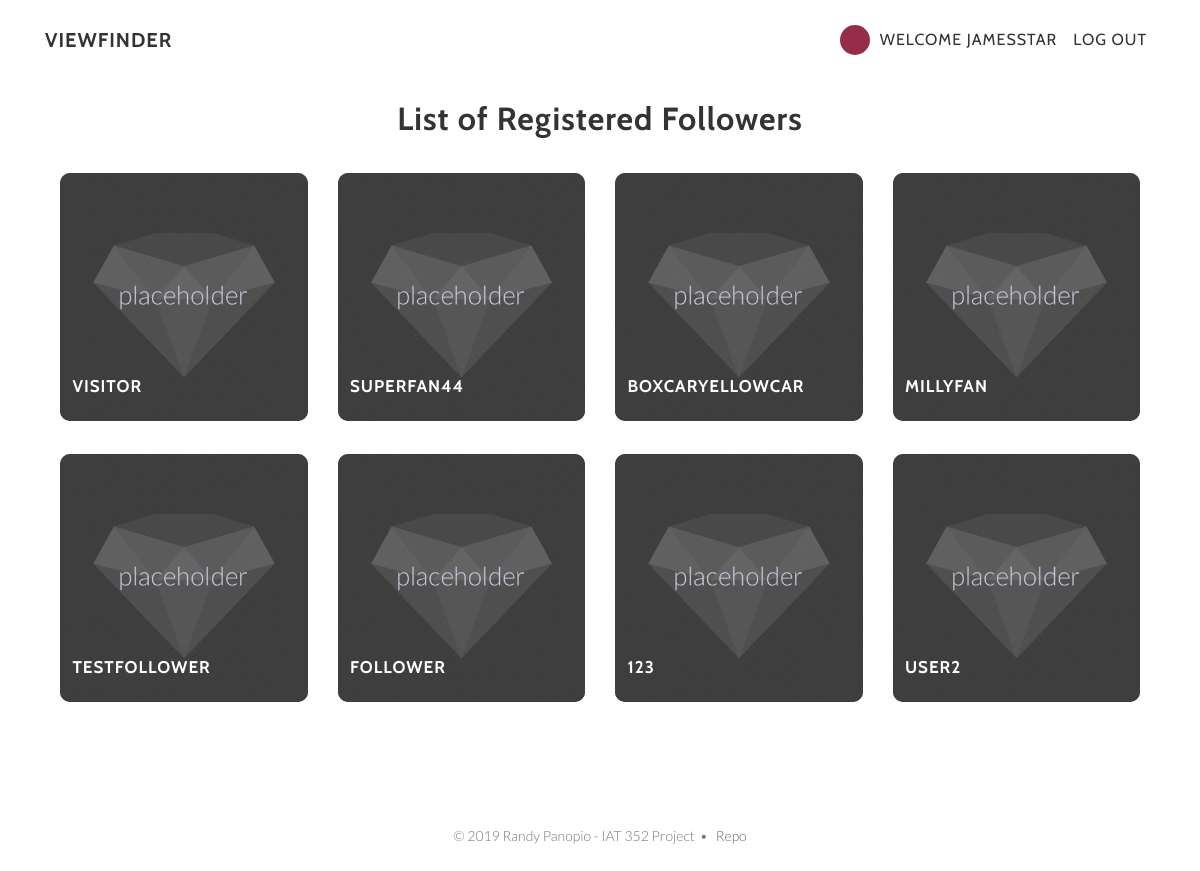
Screenshot of /follower_members.php (signed in) with the database file from the repository.
### tables this page shows
CREATE TABLE IF NOT EXISTS `photographers` (
  `id` int(6) UNSIGNED NOT NULL AUTO_INCREMENT,
  `username` varchar(30) NOT NULL,
  `email` varchar(30) NOT NULL,
  `password` varchar(255) DEFAULT NULL,
  `name` varchar(50) DEFAULT NULL,
  `genre` varchar(50) DEFAULT NULL,
  `bio` varchar(255) DEFAULT NULL,
  PRIMARY KEY (`id`)
);

CREATE TABLE IF NOT EXISTS `followers` (
  `id` int(6) UNSIGNED NOT NULL AUTO_INCREMENT,
  `username` varchar(30) NOT NULL,
  `email` varchar(30) NOT NULL,
  `password` varchar(255) DEFAULT NULL,
  PRIMARY KEY (`id`)
);

### follower_members.php (the view, shortened to what this page needs)
<?php require("directives/header.php");
require("directives/nav_bar.php");
require("directives/database_info.php");?>
<div id="content-container">
<section id="contact" class="contact-section content-section text-center">
  <div class="container">
    <div class="col-lg-12 mx-auto">
      <h2>List of Registered Followers</h2>
      <div class="row">
        <?php
        $query = "SELECT * FROM `followers` ORDER BY `followers`.`id` ASC";
          if ($result = $db->query($query)) {
              while ($user = $result->fetch_assoc()) {
                  echo "<div class=\"col-md-3 content-row\">
                    <div class=\"hovereffect\">
                      <a href=\"follower_userinfo.php?id=".$user['id']."\">
                            <img class=\"img-responsive\" src=\"img/placeholder.png\" alt=\"img\">
                          </a>
                      <a href=\"follower_userinfo.php?id=".$user['id']."\">
                        <div class=\"overlay\">
                          <h2>".$user['username']."</h2>
                        </div>
                      </a>
                    </div>
                  </div>";
              }
          } else {
            echo "<div class=\"col-md-3 content-row\">
              <h3>no users exist</h3>
            </div>";
          }
        ?>
      </div>
    </div>
  </div>
</section>
</div>
<?php require("directives/footer.php"); ?>

### directives/nav_bar.php (shortened to what this page needs)
<div id="main-menu-bar-container">
    <div id="main-menu-bar">
  <nav class="navbar navbar-expand-lg navbar-light fixed-top" id="mainNav">
    <div class="container">
      <a class="navbar-brand js-scroll-trigger" href="index.php">Viewfinder</a>
      <div class="collapse navbar-collapse" id="navbarResponsive">
        <ul class="navbar-nav ml-auto">
          <?php
          require_once("database_info.php");
          if(isset($_SESSION['valid_creator']) || isset($_SESSION['valid_follower'])) {
            echo "
            <li class=\"nav-item profile-image-cont\">
              <div class=\"profile-image\" ></div>
            </li>
            ";
          }
          if (isset($_SESSION['valid_creator'])) {
            $query = "SELECT `id`, `username` FROM `photographers` WHERE username=\"".($_SESSION['valid_creator'])."\";";
            $result = $db->query($query);
            if ($result) {
                if ($result->num_rows == 1) {
                    $user = $result->fetch_array(MYSQLI_ASSOC);
                    echo "<li class=\"nav-item\">
                      <a class=\"nav-link js-scroll-trigger\">Welcome ".$user['username']."</a>
                    </li>";
                    echo "
                    <li class=\"nav-item\">
                      <a class=\"nav-link js-scroll-trigger\" href=\"logout.php\">Log Out</a>
                    </li>
                    ";
                }
            }
          } else if (isset($_SESSION['valid_follower'])){
            $query = "SELECT `id`, `username` FROM `followers` WHERE username=\"".($_SESSION['valid_follower'])."\";";
            $result = $db->query($query);
            if ($result) {
                if ($result->num_rows == 1) {
                    $user = $result->fetch_array(MYSQLI_ASSOC);
                    echo "<li class=\"nav-item\">
                      <a class=\"nav-link js-scroll-trigger\">Welcome ".$user['username']."</a>
                    </li>";
                    echo "
                    <li class=\"nav-item\">
                      <a class=\"nav-link js-scroll-trigger\" href=\"logout.php\">Log Out</a>
                    </li>
                    ";
                } else {
                  echo "<li class=\"nav-item\">
                    <a class=\"nav-link js-scroll-trigger\">Welcome User</a>
                  </li>";
                  echo "
                  <li class=\"nav-item\">
                    <a class=\"nav-link js-scroll-trigger\" href=\"logout.php\">Log Out</a>
                  </li>
                  ";
                }
            }
            if ($db->connect_error)  {
                die('Connect Error: ' . $db->connect_error);
            }
            $db->close();
        } ?>
        </ul>
      </div>
    </div>
  </nav>
</div>

### styles/css/main.css (style rules this page uses)
.profile-image { position:relative;top:50%;transform:translateY(-50%);width:30px;height:30px;margin-right:2px;border-radius:50%;vertical-align:middle;background-color:#952d49 }
.navbar { background-color:white !important }
body { font-family:'Lato';font-weight:300;width:100%;height:100%;color:#333333;background-color:white }
li { list-style:none }
img { max-width:100%;width:100%;border-radius:10px }
h1,h2,h3,h4,h5,h6 { font-family:'Cabin', sans-serif;font-weight:700;margin:0 0 35px;letter-spacing:1px }
.hovereffect { width:100%;height:100%;float:left;overflow:hidden;position:relative;text-align:center;cursor:default;background-color:#333333;border-radius:10px }
.hovereffect .overlay { position:absolute;overflow:hidden;width:90%;height:100%;left:5%;top:5% }
.overlay h2 { margin-bottom:15px !important }
.hovereffect img { display:block;position:relative;-webkit-transition:all 0.35s;transition:all 0.35s }
.hovereffect h2 { position:absolute;bottom:0;left:0;text-transform:uppercase;color:#fff;font-size:17px;overflow:hidden;padding:0.5em 0;background-color:transparent;filter:alpha(opacity=0);-webkit-transition:opacity 0.35s, -webkit-transform 0.35s;transition:opacity 0.35s, transform 0.35s;-webkit-transform:translate3d(0, -35%, 0);transform:translate3d(0, -35%, 0) }
.content-row { margin-bottom:3% }
a { -webkit-transition:all 0.2s ease-in-out;-moz-transition:all 0.2s ease-in-out;transition:all 0.2s ease-in-out;color:#952d49 }
#mainNav { font-family:'Cabin', sans-serif;margin-bottom:0;text-transform:uppercase;border-bottom:1px solid rgba(255,255,255,0.3);background-color:white }
#mainNav .navbar-brand { font-weight:700 }
#mainNav a { color:#333333 }
#mainNav .navbar-nav .nav-item { -webkit-transition:background 0.3s ease-in-out;-moz-transition:background 0.3s ease-in-out;transition:background 0.3s ease-in-out }
#mainNav .navbar-nav { outline:none;background-color:transparent }
@media (min-width: 992px) { #mainNav { padding-top:20px;padding-bottom:20px;-webkit-transition:background 0.3s ease-in-out, padding-top 0.3s ease-in-out, padding-bottom 0.3s;-moz-transition:background 0.3s ease-in-out, padding-top 0.3s ease-in-out, padding-bottom 0.3s;transition:background 0.3s ease-in-out, padding-top 0.3s ease-in-out, padding-bottom 0.3s;letter-spacing:1px;border-bottom:none;background:transparent } }
.content-section { padding-top:20px;padding-bottom:20px }
#content-container { margin-top:80px }

### rows the page displays
photographers: username "JAMESSTAR"
followers: username "VISITOR"
followers: username "SUPERFAN44"
followers: username "BOXCARYELLOWCAR"
followers: username "MILLYFAN"
followers: username "TESTFOLLOWER"
followers: username "FOLLOWER"
followers: username "123"
followers: username "USER2"
